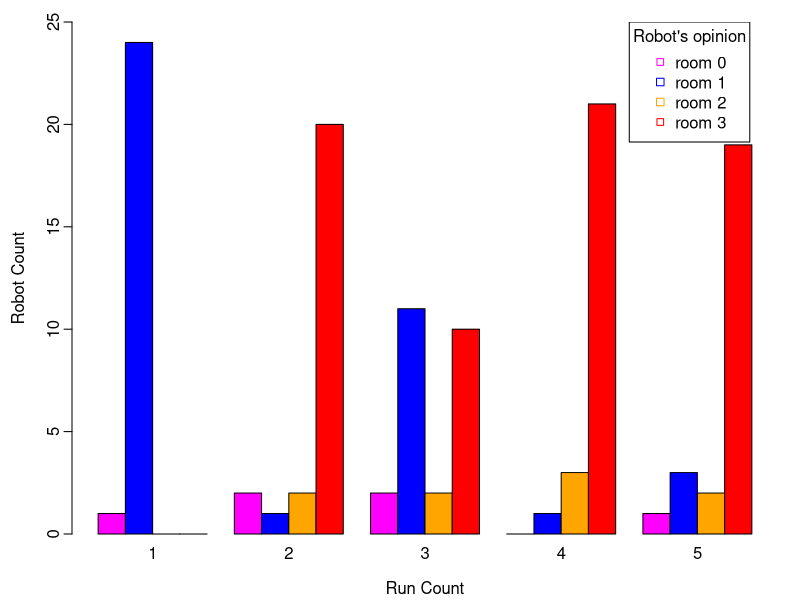

Recreate this plot in R.
A <- matrix(c(1, 24, 0, 0,
              2, 1, 2, 20,
              2, 11, 2, 10,
              0, 1, 3, 21,
              1, 3, 2, 19),
            nrow=4, ncol=5)

pdf("exp3.pdf", width=16/2.54, height=10/2.54,
    pointsize=10)
par(mgp=c(2.2,0.45,0), tcl=-0.4, mar=c(3.3,3.6,1.1,1.1))

barplot(A,
        names.arg=c(1, 2, 3, 4, 5),
        xlab="Run Count",
        ylab="Robot Count",
        col=c("magenta", "blue", "orange", "red"),
        beside=TRUE,
        ylim=c(0,25)
        )
legend(x=20.5, y=25,
       c("room 0", "room 1", "room 2", "room 3"),
       cex=1,
       title="Robot's opinion",
       col=c("magenta", "blue", "orange", "red"),
       pch=c(22,0,0)
       )
dev.off()

